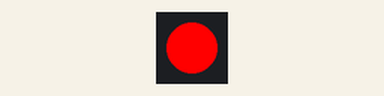
This program was run on a simulated ESP32 board running MicroPython. Shown: 1 RGB LEDs in strip order, left to right. Dim RGB values are drawn brighter than linear; WiFi joins after 1.5 s; what the program prints to the serial console is not drawn.

Above: at 2.15 s.
At 4.28 s:
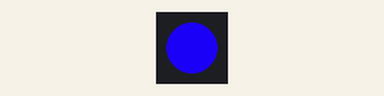
At 5.81 s:
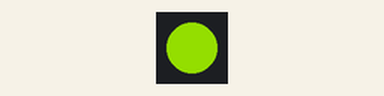
At 7.64 s:
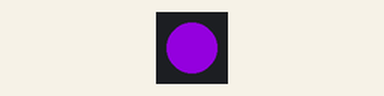
Timing chart, 0 to 9.0 s (numbered marks = the images above):
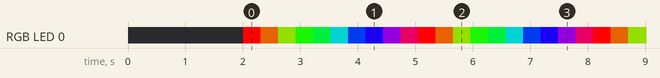

The program:

main.py
```python
from machine import Pin
import neopixel
import time

np = neopixel.NeoPixel(Pin(8), 1)

# Funkcia na plynulý prechod medzi dvoma farbami
def fade_color(start, end, steps, delay=0.01):
    for i in range(steps):
        r = int(start[0] + (end[0] - start[0]) * i / steps)
        g = int(start[1] + (end[1] - start[1]) * i / steps)
        b = int(start[2] + (end[2] - start[2]) * i / steps)
        np[0] = (r, g, b)
        np.write()
        time.sleep(delay)

# Zoznam farieb na prechádzanie (červená, zelená, modrá, späť na červenú)
colors = [
    (255, 0, 0),   # červená
    (0, 255, 0),   # zelená
    (0, 0, 255),   # modrá
    (255, 0, 0)    # späť na červenú
]

while True:
    for i in range(len(colors) - 1):
        fade_color(colors[i], colors[i+1], steps=100, delay=0.01)
```

boot.py
```python
# boot.py
# Inicializácia a pripojenie na WiFi pre ESP32 (MicroPython)
import time
import network
import webrepl

#Premenná pre wi-fi pripojenie
WIFI_SSID = 'INSPIREA'
WIFI_PASSWORD = 'Creative@2020'

# Premenné pre statickú IP adresu
# Uprav podľa svojej siete
STATIC_IP = '10.70.73.202'
SUBNET_MASK = '255.255.255.0'
GATEWAY = '10.70.73.1'
DNS = '8.8.8.8'

def connect_wifi(ssid, password, ip, subnet, gateway, dns):
    wlan = network.WLAN(network.STA_IF)
    wlan.active(True)
    # Nastavenie statickej IP adresy
    wlan.ifconfig((ip, subnet, gateway, dns))

    print('Pripájam sa na WiFi...')
    wlan.connect(ssid, password)
    timeout = 20  # max 20 sekúnd
    while not wlan.isconnected() and timeout > 0:
        time.sleep(1)
        timeout -= 1
    if wlan.isconnected():
        print('Pripojené:', wlan.ifconfig())
    else:
        print('Nepodarilo sa pripojiť na WiFi.')

# Pripojenie na WiFi pri štarte
connect_wifi(WIFI_SSID, WIFI_PASSWORD, STATIC_IP, SUBNET_MASK, GATEWAY, DNS)

# Spustenie WebREPL pre programovanie cez WiFi
webrepl.start()
```

Measured:
- by itself, RGB LED 0: repeats every 3.0 s: RGB(178, 76, 0) 0.30 s, RGB(102, 153, 0) 0.30 s, RGB(25, 229, 0) 0.30 s, RGB(0, 204, 51) 0.30 s, RGB(0, 127, 127) 0.30 s, RGB(0, 51, 204) 0.30 s, RGB(25, 0, 229) 0.30 s, RGB(102, 0, 153) 0.30 s, RGB(178, 0, 76) 0.30 s, RGB(252, 0, 2) 0.30 s
- by itself, everything shown: repeats every 3.0 s, in 10 steps
